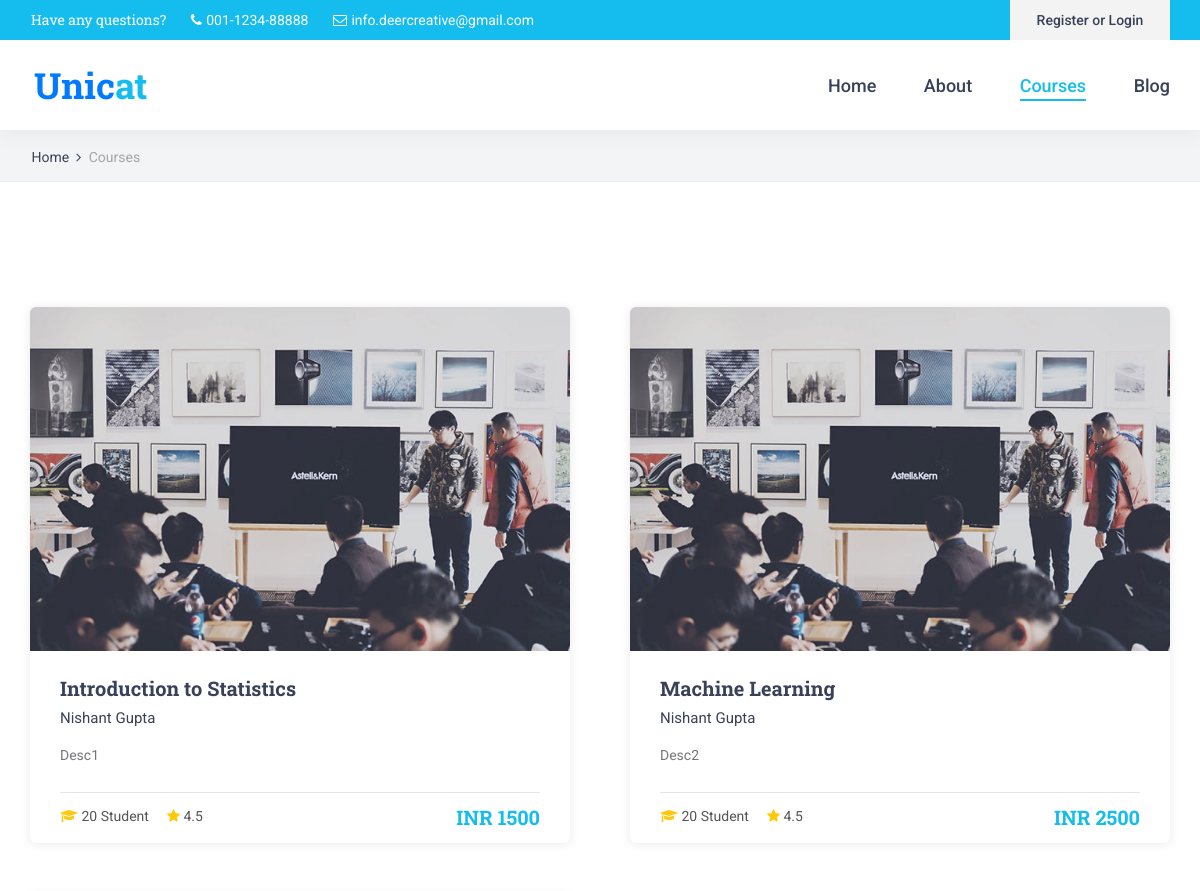
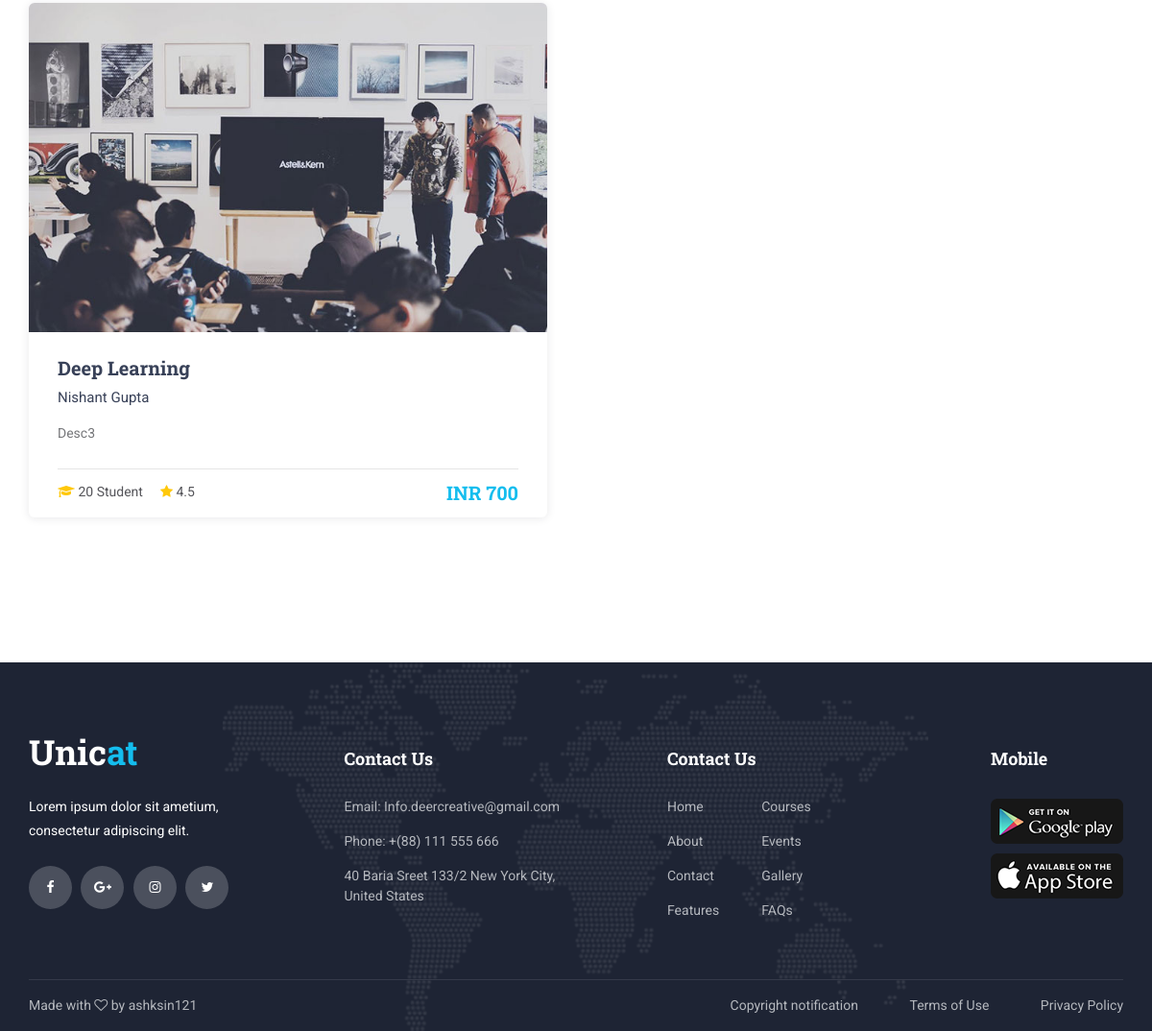
/index.php/main/coursepage, run on the app's committed database (2 pictures, top to bottom).
### tables this page shows
CREATE TABLE `courses` (
  `course_id` int(11) NOT NULL,
  `course_name` varchar(32) NOT NULL,
  `course_author` varchar(32) NOT NULL,
  `course_description` varchar(32) NOT NULL,
  `course_rating` varchar(32) NOT NULL,
  `link` varchar(50) DEFAULT NULL,
  `price` int(10) NOT NULL
);

### application/controllers/Main.php (called while the page is built, shortened)
<?php
class Main extends CI_Controller {
	public function __construct()
    {
        $this->load->helper('url');
        $this->load->library('session');
        $this->load->Model('Blog_model');
        $this->load->library('form_validation');
        $this->load->Model('MainModel');
    }
    public function coursepage()
    {
        if($this->session->userdata('isUserLoggedIn')){
            $user_id = $this->session->userdata['usersecondId'];
            $course_data = $this->MainModel->coursedatamodel($user_id);
            if ($course_data['status']) {
                $this->load->view('dataplay/courses',$course_data);
            } else {
                redirect(CTRL."Main/no_courses_yet");
            }
        }
        else{
            $course_data = $this->MainModel->all_courses();
            if ($course_data['status']) {
                $this->load->view('dataplay/courses',$course_data);
            } else {
                redirect(CTRL."Main/mainpage");
            }
        }
    }
}
?>

### index.php (called while the page is built, shortened)
<?php
require_once BASEPATH.'core/CodeIgniter.php';

### application/models/MainModel.php (called while the page is built, shortened)
<?php
Class MainModel extends CI_Model
{
        public function all_courses() {
            $result = array();
            $sql = "SELECT course_id,course_name,course_author,course_description,course_rating,link,price FROM courses ";
            $query = $this->db->query($sql);
            if ($query->num_rows() > 0) {
                $data = $query->result_array();
                $result['course'] = $data;
                $result['status'] = true;
            } else {
                $result['status'] = false;
            }
            return $result;
        }
}
?>

### application/views/dataplay/courses.php (the view, shortened to what this page needs)
<!DOCTYPE html>
<html lang="en">
<head>
<link rel="stylesheet" type="text/css" href="<?=THEME?>styles/bootstrap4/bootstrap.min.css">
<link href="<?=THEME?>plugins/font-awesome-4.7.0/css/font-awesome.min.css" rel="stylesheet" type="text/css">
<link href="<?=THEME?>plugins/colorbox/colorbox.css" rel="stylesheet" type="text/css">
<link rel="stylesheet" type="text/css" href="<?=THEME?>plugins/OwlCarousel2-2.2.1/owl.carousel.css">
<link rel="stylesheet" type="text/css" href="<?=THEME?>plugins/OwlCarousel2-2.2.1/owl.theme.default.css">
<link rel="stylesheet" type="text/css" href="<?=THEME?>plugins/OwlCarousel2-2.2.1/animate.css">
<link rel="stylesheet" type="text/css" href="<?=THEME?>styles/courses.css">
<link rel="stylesheet" type="text/css" href="<?=THEME?>styles/courses_responsive.css">
</head>
<body>
<div class="super_container">
	<header class="header">
		<div class="top_bar">
			<div class="top_bar_container">
				<div class="container">
					<div class="row">
						<div class="col">
							<div class="top_bar_content d-flex flex-row align-items-center justify-content-start">
								<ul class="top_bar_contact_list">
									<li><div class="question">Have any questions?</div></li>
									<li>
										<i class="fa fa-phone" aria-hidden="true"></i>
										<div>001-1234-88888</div>
									</li>
									<li>
										<i class="fa fa-envelope-o" aria-hidden="true"></i>
										<div>info.deercreative@gmail.com</div>
									</li>
								</ul>
								<div class="top_bar_login ml-auto">
									<div class="login_button"><a href="#">Register or Login</a></div>
								</div>
							</div>
						</div>
					</div>
				</div>
			</div>
		</div>
		<div class="header_container">
			<div class="container">
				<div class="row">
					<div class="col">
						<div class="header_content d-flex flex-row align-items-center justify-content-start">
							<div class="logo_container">
								<a href="#">
									<div class="logo_text"><a href="<?=CTRL?>Main/mainpage">Unic<span>at</span></a></div>
								</a>
							</div>
							<nav class="main_nav_contaner ml-auto">
								<ul class="main_nav">
									<li><a href="<?=CTRL?>Main/mainpage">Home</a></li>
									<li><a href="<?=CTRL?>Main/about">About</a></li>
									<li class="active"><a href="<?=CTRL?>Main/coursepage">Courses</a></li>
									<li><a href="<?=CTRL?>Main/index">Blog</a></li>
								</ul>
							</nav>
						</div>
					</div>
				</div>
			</div>
		</div>
	</header>
	<div class="home">
		<div class="breadcrumbs_container">
			<div class="container">
				<div class="row">
					<div class="col">
						<div class="breadcrumbs">
							<ul>
								<li><a href="<?=CTRL?>Main/mainpage">Home</a></li>
								<li>Courses</li>
							</ul>
						</div>
					</div>
				</div>
			</div>
		</div>
	</div>
	<div class="courses">
		<div class="container">
			<div class="row">
				<div class="col-lg-12">
					<div class="courses_container">
						<div class="row courses_row">
							<?php foreach ($course as $cour){ ?>
							<div class="col-lg-6 course_col">
								<div class="course">
									<div class="course_image"><img src="<?=THEME?>images/course_4.jpg" alt=""></div>
									<div class="course_body">
										<h3 class="course_title"><a href="<?=CTRL?>Main/<?php echo $cour['link'];?>"><?php echo $cour['course_name'];?></a></h3>
										<div class="course_teacher"><?php echo $cour['course_author'];?></div>
										<div class="course_text">
											<p><?php echo $cour['course_description'];?></p>
										</div>
									</div>
									<div class="course_footer">
										<div class="course_footer_content d-flex flex-row align-items-center justify-content-start">
											<div class="course_info">
												<i class="fa fa-graduation-cap" aria-hidden="true"></i>
												<span>20 Student</span>
											</div>
											<div class="course_info">
												<i class="fa fa-star" aria-hidden="true"></i>
												<span><?php echo $cour['course_rating'];?></span>
											</div>
											<div class="course_price ml-auto">INR <?php echo $cour['price'];?></div>
										</div>
									</div>
								</div>
							</div>
							<?php } ?>
						</div>
					</div>
				</div>
			</div>
		</div>
	</div>
	<footer class="footer">
		<div class="footer_background" style="background-image:url(<?=THEME?>images/footer_background.png)"></div>
		<div class="container">
			<div class="row footer_row">
				<div class="col">
					<div class="footer_content">
						<div class="row">
							<div class="col-lg-3 footer_col">
								<div class="footer_section footer_about">
									<div class="footer_logo_container">
										<a href="#">
											<div class="footer_logo_text">Unic<span>at</span></div>
										</a>
									</div>
									<div class="footer_about_text">
										<p>Lorem ipsum dolor sit ametium, consectetur adipiscing elit.</p>
									</div>
									<div class="footer_social">
										<ul>
											<li><a href="#"><i class="fa fa-facebook" aria-hidden="true"></i></a></li>
											<li><a href="#"><i class="fa fa-google-plus" aria-hidden="true"></i></a></li>
											<li><a href="#"><i class="fa fa-instagram" aria-hidden="true"></i></a></li>
											<li><a href="#"><i class="fa fa-twitter" aria-hidden="true"></i></a></li>
										</ul>
									</div>
								</div>
							</div>
							<div class="col-lg-3 footer_col">
								<div class="footer_section footer_contact">
									<div class="footer_title">Contact Us</div>
									<div class="footer_contact_info">
										<ul>
											<li>Email: Info.deercreative@gmail.com</li>
											<li>Phone:  +(88) 111 555 666</li>
											<li>40 Baria Sreet 133/2 New York City, United States</li>
										</ul>
									</div>
								</div>
							</div>
							<div class="col-lg-3 footer_col">
								<div class="footer_section footer_links">
									<div class="footer_title">Contact Us</div>
									<div class="footer_links_container">
										<ul>
											<li><a href="index.html">Home</a></li>
											<li><a href="about.html">About</a></li>
											<li><a href="contact.html">Contact</a></li>
											<li><a href="#">Features</a></li>
											<li><a href="courses.html">Courses</a></li>
											<li><a href="#">Events</a></li>
											<li><a href="#">Gallery</a></li>
											<li><a href="#">FAQs</a></li>
										</ul>
									</div>
								</div>
							</div>
							<div class="col-lg-3 footer_col clearfix">
								<div class="footer_section footer_mobile">
									<div class="footer_title">Mobile</div>
									<div class="footer_mobile_content">
										<div class="footer_image"><a href="#"><img src="<?=THEME?>images/mobile_1.png" alt=""></a></div>
										<div class="footer_image"><a href="#"><img src="<?=THEME?>images/mobile_2.png" alt=""></a></div>
									</div>
								</div>
							</div>
						</div>
					</div>
				</div>
			</div>
			<div class="row copyright_row">
				<div class="col">
					<div class="copyright d-flex flex-lg-row flex-column align-items-center justify-content-start">
						<div class="cr_text">
Made with <i class="fa fa-heart-o" aria-hidden="true"></i> by ashksin121
</div>
						<div class="ml-lg-auto cr_links">
							<ul class="cr_list">
								<li><a href="#">Copyright notification</a></li>
								<li><a href="#">Terms of Use</a></li>
								<li><a href="#">Privacy Policy</a></li>
							</ul>
						</div>
					</div>
				</div>
			</div>
		</div>
	</footer>
</div>
</body>
</html>

### data on the page
courses: course_name "Introduction to Statistics", course_author "Nishant Gupta", course_description "Desc1", course_rating "4.5", price "1500"
courses: course_name "Machine Learning", course_author "Nishant Gupta", course_description "Desc2", course_rating "4.5", price "2500"
courses: course_name "Deep Learning", course_author "Nishant Gupta", course_description "Desc3", course_rating "4.5", price "700"
